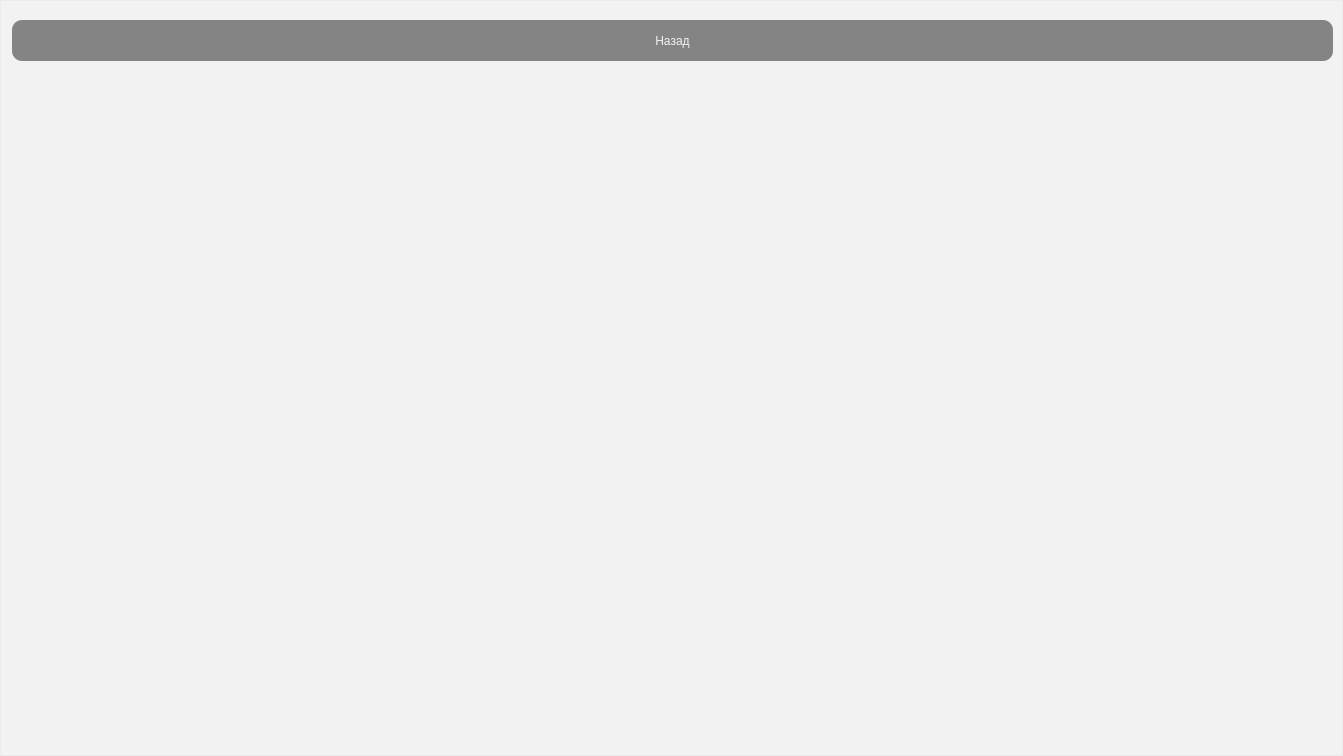
<?xml version="1.0" encoding="UTF-8"?>
<ui version="4.0">
 <class>Form</class>
 <widget class="QWidget" name="Form">
  <property name="geometry">
   <rect>
    <x>0</x>
    <y>0</y>
    <width>1343</width>
    <height>756</height>
   </rect>
  </property>
  <property name="windowTitle">
   <string>Записи</string>
  </property>
  <widget class="QFrame" name="frame">
   <property name="geometry">
    <rect>
     <x>0</x>
     <y>0</y>
     <width>1343</width>
     <height>756</height>
    </rect>
   </property>
   <property name="styleSheet">
    <string notr="true">background-color: rgba(255, 255, 255, 40);</string>
   </property>
   <property name="frameShape">
    <enum>QFrame::StyledPanel</enum>
   </property>
   <property name="frameShadow">
    <enum>QFrame::Raised</enum>
   </property>
   <widget class="QScrollArea" name="scroll">
    <property name="geometry">
     <rect>
      <x>0</x>
      <y>74</y>
      <width>1343</width>
      <height>681</height>
     </rect>
    </property>
    <property name="styleSheet">
     <string notr="true">background-color: rgba(54, 54, 54, 0);
border-style: outset;
border-radius:10px;
font: 14pt &quot;MS Shell Dlg 2&quot;;</string>
    </property>
    <property name="verticalScrollBarPolicy">
     <enum>Qt::ScrollBarAsNeeded</enum>
    </property>
    <property name="horizontalScrollBarPolicy">
     <enum>Qt::ScrollBarAsNeeded</enum>
    </property>
    <property name="widgetResizable">
     <bool>true</bool>
    </property>
    <property name="alignment">
     <set>Qt::AlignLeading|Qt::AlignLeft|Qt::AlignTop</set>
    </property>
    <widget class="QWidget" name="scrollAreaWidgetContents">
     <property name="geometry">
      <rect>
       <x>0</x>
       <y>0</y>
       <width>1343</width>
       <height>681</height>
      </rect>
     </property>
     <widget class="QWidget" name="widget" native="true">
      <property name="geometry">
       <rect>
        <x>10</x>
        <y>10</y>
        <width>1343</width>
        <height>756</height>
       </rect>
      </property>
      <property name="styleSheet">
       <string notr="true">background-color: rgba(59, 0, 89, 0);
</string>
      </property>
     </widget>
    </widget>
   </widget>
   <widget class="QPushButton" name="pushButton">
    <property name="geometry">
     <rect>
      <x>12</x>
      <y>20</y>
      <width>1321</width>
      <height>41</height>
     </rect>
    </property>
    <property name="styleSheet">
     <string notr="true">color:rgb(243, 243, 243);
background-color: rgba(54, 54, 54, 150);
border-style: outset;
border-radius:10px;
font: 14pt &quot;MS Shell Dlg 2&quot;;</string>
    </property>
    <property name="text">
     <string>Назад</string>
    </property>
   </widget>
  </widget>
 </widget>
 <resources/>
 <connections/>
</ui>
